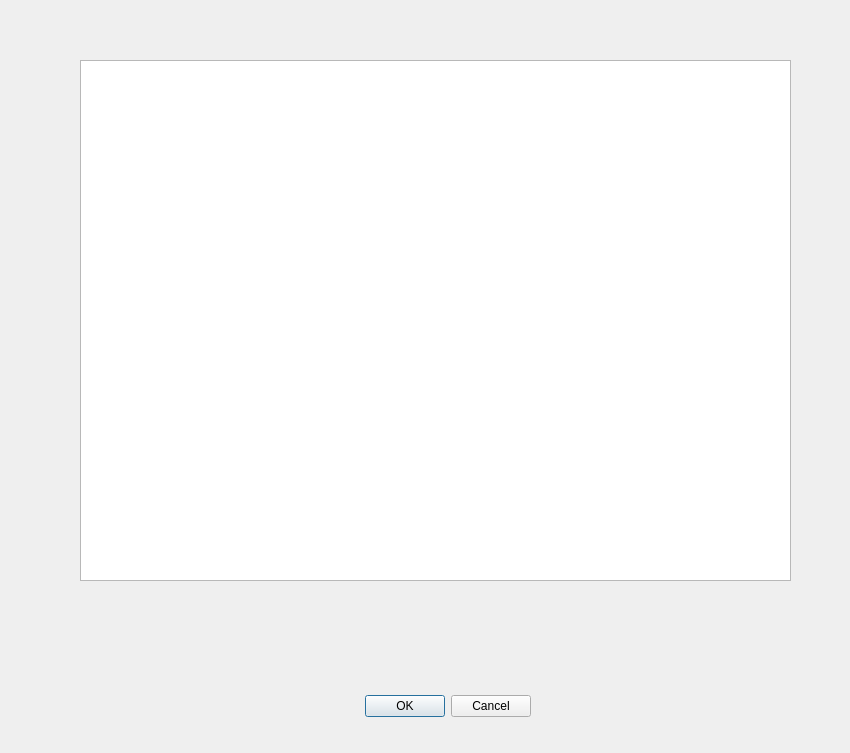
<?xml version="1.0" encoding="UTF-8"?>
<ui version="4.0">
 <class>Dialog</class>
 <widget class="QDialog" name="Dialog">
  <property name="geometry">
   <rect>
    <x>0</x>
    <y>0</y>
    <width>850</width>
    <height>753</height>
   </rect>
  </property>
  <property name="windowTitle">
   <string>Dialog</string>
  </property>
  <widget class="QDialogButtonBox" name="buttonBox">
   <property name="geometry">
    <rect>
     <x>190</x>
     <y>690</y>
     <width>341</width>
     <height>32</height>
    </rect>
   </property>
   <property name="orientation">
    <enum>Qt::Horizontal</enum>
   </property>
   <property name="standardButtons">
    <set>QDialogButtonBox::Cancel|QDialogButtonBox::Ok</set>
   </property>
  </widget>
  <widget class="QTableWidget" name="tableWidget">
   <property name="geometry">
    <rect>
     <x>80</x>
     <y>60</y>
     <width>711</width>
     <height>521</height>
    </rect>
   </property>
  </widget>
 </widget>
 <resources/>
 <connections>
  <connection>
   <sender>buttonBox</sender>
   <signal>accepted()</signal>
   <receiver>Dialog</receiver>
   <slot>accept()</slot>
   <hints>
    <hint type="sourcelabel">
     <x>248</x>
     <y>254</y>
    </hint>
    <hint type="destinationlabel">
     <x>157</x>
     <y>274</y>
    </hint>
   </hints>
  </connection>
  <connection>
   <sender>buttonBox</sender>
   <signal>rejected()</signal>
   <receiver>Dialog</receiver>
   <slot>reject()</slot>
   <hints>
    <hint type="sourcelabel">
     <x>316</x>
     <y>260</y>
    </hint>
    <hint type="destinationlabel">
     <x>286</x>
     <y>274</y>
    </hint>
   </hints>
  </connection>
 </connections>
</ui>
